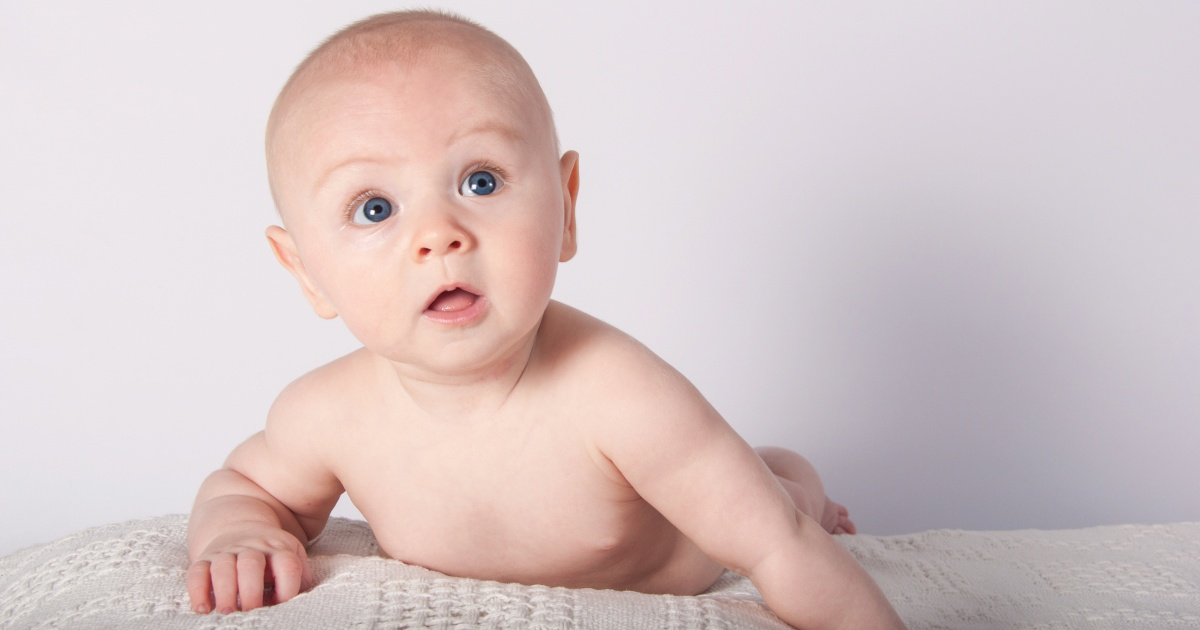
#> input picture basics/baby.jpg, 1200 x 630 px
$ python contours.py --image baby.jpg
#> lines starting #> are read from the running program, lines starting #| are printed output that depends on the picture; after the words box and inside, x2 and y2 are one past the last pixel; in counts of white or black regions, pixels touching at a corner belong together
import numpy as np
import argparse
import cv2

ap = argparse.ArgumentParser()
ap.add_argument("-i", "--image", required = True,
    help = "Path to the image")

args = vars(ap.parse_args())

image = cv2.imread(args["image"])
#> image is the input picture: shape (630, 1200, 3); mean B, G, R 197.9, 197.6, 213.6
gray = cv2.cvtColor(image, cv2.COLOR_BGR2GRAY)
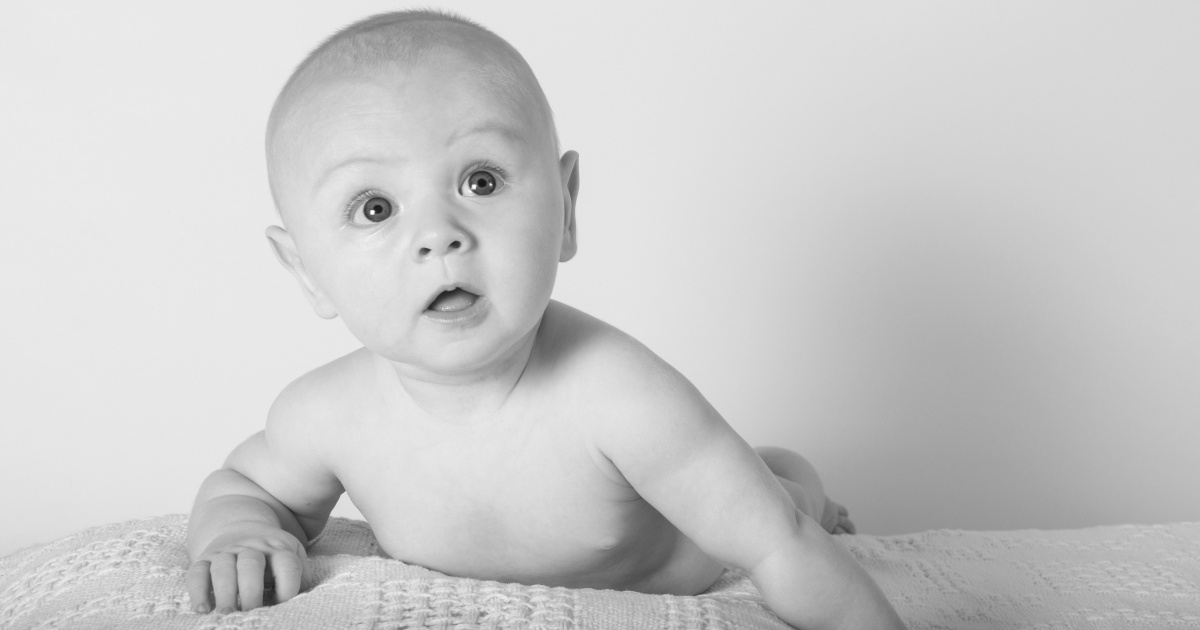
#> gray: shape (630, 1200); min 21, max 254, mean 202.4
blurred = cv2.GaussianBlur(gray, (11, 11), 0)
cv2.imshow("Image", image)

edged = cv2.Canny(blurred, 30, 150)
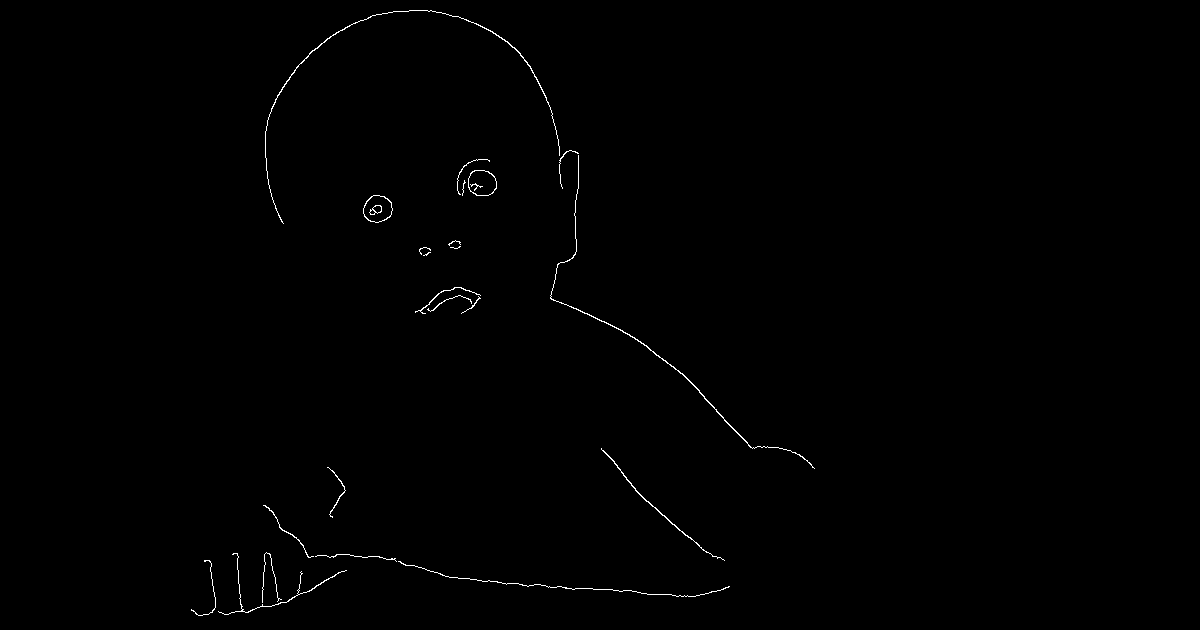
#> edged: shape (630, 1200); 0.41% white in thin lines or dots, all inside (x1, y1, x2, y2) = (191, 10, 815, 616)
cv2.imshow("Edges", edged)

(cnts,_) = cv2.findContours(edged.copy(), cv2.RETR_EXTERNAL,
cv2.CHAIN_APPROX_SIMPLE)
#> cnts = 22 contours, 13 with area under 20; largest, box (x1, y1, x2, y2) and area: (363, 195, 393, 223) 607, (468, 170, 497, 196) 588, (550, 155, 815, 469) 148, (265, 10, 560, 224) 121, (601, 448, 725, 561) 86

print("I count {} objects in this image".format(len(cnts)))
#| I count 22 objects in this image

objs = image.copy()
cv2.drawContours(objs, cnts, -1, (0, 255, 0), 2)
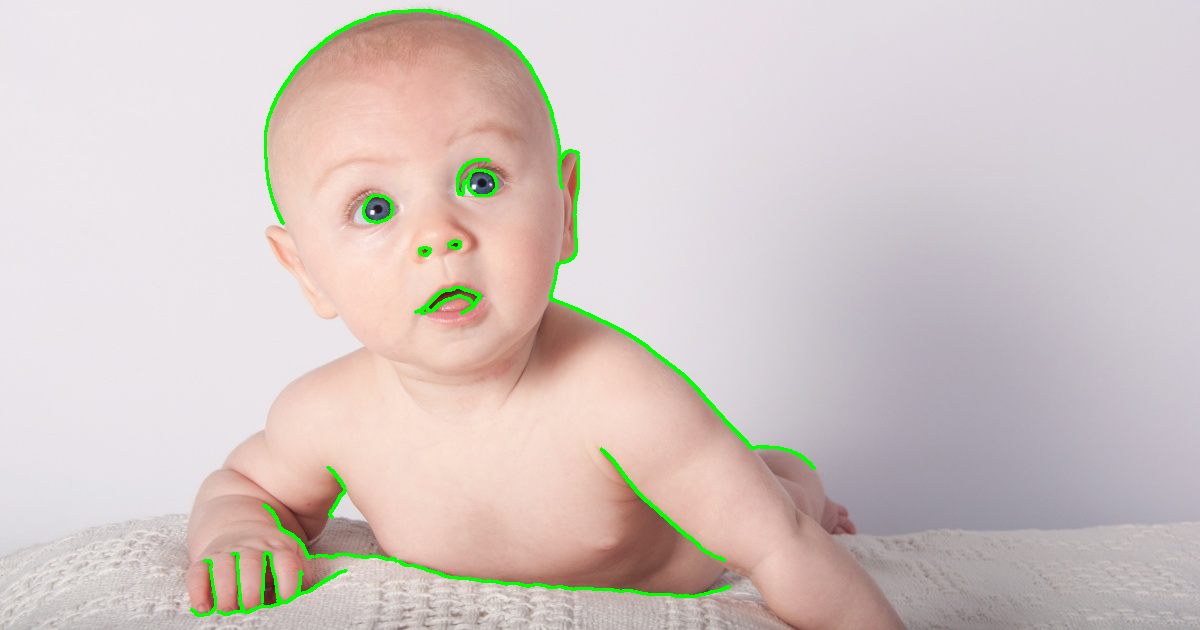
#> objs: shape (630, 1200, 3); 1.3% of pixels changed, all inside (x1, y1, x2, y2) = (190, 9, 816, 617)
cv2.imshow("Objects", objs)
cv2.waitKey(0)
cv2.destroyAllWindows()
